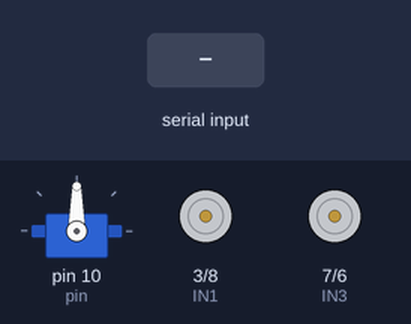
The sketch below on a simulated Arduino Uno, built with avr-gcc and run on an emulated ATmega328P. On the bench: servo, motor-driver pin pairs drawn as motors (green arrow = first pin HIGH = forward, orange = second pin HIGH = backward, longer = more drive, scaled by the enable pin). The inputs (shaded band) are chosen by the test bench.

Above: at 1.2 s.
1.3 s: "n\n" received over Serial
At 1.8 s:
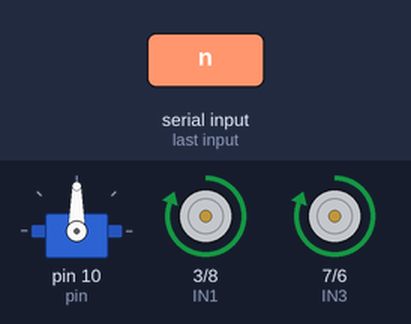
Timing chart, 0 to 4.3 s (numbered marks = the images above; inputs shaded):
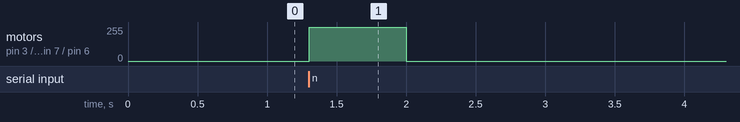

The sketch:

FuncionamientoTorreta.ino
```cpp
//Lllamamos la libreria del servo
#include  <Servo.h>
Servo servo1;
//Instanciamos el Motor A
int ENA = 4;
int IN1 = 3;
int IN2 = 8;

//Instanciamos el motor B
int ENB=5;
int IN3 = 7;
int IN4 = 6;

//Definimos entradaSerial como nulo y entradaCompleta como falso
String entradaSerial ="";
bool entradaCompleta = false;

//Entregamos los datos del servo
int pin=10;
int pulsoMinimo = 580;
int pulsoMaximo = 2500;
int angulo=0;
//Indicamos el periodo y el tiempo anterior para la funcionalidad de la funcion millis y asi realizar el movimiento
//de los motores
int periodo=1000;
int tiempoAnterior = -10000;

//Inicializamos el servo y los motores
void setup(){
  servo1.attach(pin,pulsoMinimo,pulsoMaximo);
  Serial.begin(9600);
  servo1.write(90);
  pinMode (ENA, OUTPUT);
  pinMode (ENB, OUTPUT);
  pinMode (IN1, OUTPUT);
  pinMode (IN2, OUTPUT);
  pinMode (IN3, OUTPUT);
  pinMode (IN4, OUTPUT);
}

//Provoca el movimiento de los motores con uno girando hacia la izquierda y otro hacia la derecha
void Desplazar(){
  //Motor A
  digitalWrite(IN1,HIGH);
  digitalWrite(IN2,LOW);
  analogWrite(ENA,255); //Velocidad del motor A
  //Motor B
  digitalWrite(IN3,HIGH);
  digitalWrite(IN4,LOW);
  analogWrite(ENB,255);//Velocidad del motor B
}

//Paramos el movimiento de los motores
void Parar(){
  //Parar movimiento de motot A
  digitalWrite(IN1,LOW);
  digitalWrite(IN2,LOW);
  analogWrite(ENA,0); //Disminuir la velocidad del motor A

  //Parar movimiento del motor B
  digitalWrite(IN3,LOW);
  digitalWrite(IN4,LOW);
  analogWrite(ENB,0); //Disminuir la velocidad del motor B
}

//Obtiene la respuesta del codigo en python según lo obtenido al reconocimiento de la camara
void serialEvent(){
  while(Serial.available()){
    char inChar = (char)Serial.read();
    entradaSerial +=inChar;
    if(inChar == '\n'){
      entradaCompleta = true;
    }else if(inChar =='n'){
      entradaCompleta = false;
      }
  }
}

//Realiza el movimiento del servo según siga el movimiento del color pre-codificado
//Para cuando es detectado los motores comenzaran el movimiento, al dejar de seguirlo estos se detendran.
void loop(){

   serialEvent();
   if(entradaCompleta){
      if(entradaSerial == "izq51\n")
    {
         servo1.write(44);
    }
    if(entradaSerial == "izq52\n")
    {
         servo1.write(45);
    }
    if(entradaSerial == "izq53\n")
    {
         servo1.write(46);
    }
    if(entradaSerial == "izq54\n")
    {
         servo1.write(47);
    }
    if(entradaSerial == "izq55\n")
    {
         servo1.write(48);
    }
    if(entradaSerial == "izq56\n")
    {
         servo1.write(49);
    }
    if(entradaSerial == "izq57\n")
    {
         servo1.write(50);
    }
    if(entradaSerial == "izq58\n")
    {
         servo1.write(51);
    }
    if(entradaSerial == "izq59\n")
    {
         servo1.write(52);
    }
    if(entradaSerial == "izq60\n")
    {
         servo1.write(53);
    }
    if(entradaSerial == "izq61\n")
    {
         servo1.write(54);
    }
    if(entradaSerial == "izq62\n")
    {
         servo1.write(55);
    }
    if(entradaSerial == "izq63\n")
    {
         servo1.write(56);
    }
    if(entradaSerial == "izq64\n")
    {
         servo1.write(57);
    }
    if(entradaSerial == "izq65\n")
    {
         servo1.write(58);
    }
    if(entradaSerial == "izq66\n")
    {
         servo1.write(59);
    }
    if(entradaSerial == "izq67\n")
    {
         servo1.write(60);
    }
    if(entradaSerial == "izq68\n")
    {
         servo1.write(61);
    }
    if(entradaSerial == "izq69\n")
    {
         servo1.write(62);
    }
    if(entradaSerial == "izq70\n")
    {
         servo1.write(63);
    }
    if(entradaSerial == "izq71\n")
    {
         servo1.write(64);
    }
    if(entradaSerial == "izq72\n")
    {
         servo1.write(65);
    }
    if(entradaSerial == "izq73\n")
    {
         servo1.write(66);
    }
    if(entradaSerial == "izq74\n")
    {
         servo1.write(67);
    }
    if(entradaSerial == "izq75\n")
    {
         servo1.write(68);
    }
    if(entradaSerial == "izq76\n")
    {
         servo1.write(69);
    }
    if(entradaSerial == "izq77\n")
    {
         servo1.write(70);
    }
    if(entradaSerial == "izq78\n")
    {
         servo1.write(71);
    }
    if(entradaSerial == "izq79\n")
    {
         servo1.write(72);
    }
    if(entradaSerial == "izq80\n")
    {
         servo1.write(73);
    }
    if(entradaSerial == "izq81\n")
    {
         servo1.write(74);
    }
    if(entradaSerial == "izq82\n")
    {
         servo1.write(75);
    }
    if(entradaSerial == "izq83\n")
    {
         servo1.write(76);
    }
    if(entradaSerial == "izq84\n")
    {
         servo1.write(77);
    }
    if(entradaSerial == "izq85\n")
    {
         servo1.write(78);
    }
    if(entradaSerial == "izq86\n")
    {
         servo1.write(79);
    }
    if(entradaSerial == "izq87\n")
    {
         servo1.write(80);
    }
    if(entradaSerial == "izq88\n")
    {
         servo1.write(81);
    }
    if(entradaSerial == "izq89\n")
    {
         servo1.write(82);
    }
    if(entradaSerial == "ctr90\n")
    {
         servo1.write(90);
    }
    if(entradaSerial == "der1\n")
    {
         servo1.write(84);
    }
    if(entradaSerial == "der2\n")
    {
         servo1.write(85);
    }
    if(entradaSerial == "der3\n")
    {
         servo1.write(86);
    }
    if(entradaSerial == "der4\n")
    {
         servo1.write(87);
    }
    if(entradaSerial == "der5\n")
    {
         servo1.write(88);
    }
    if(entradaSerial == "der6\n")
    {
         servo1.write(89);
    }
    if(entradaSerial == "der7\n")
    {
         servo1.write(90);
    }
    if(entradaSerial == "der8\n")
    {
         servo1.write(91);
    }
    if(entradaSerial == "der9\n")
    {
         servo1.write(92);
    }
    if(entradaSerial == "der10\n")
    {
         servo1.write(93);
    }
    if(entradaSerial == "der11\n")
    {
         servo1.write(94);
    }
    Desplazar();


    entradaSerial ="";
    entradaCompleta = false;


    }else if(millis() - tiempoAnterior >= periodo){
      Parar();
      tiempoAnterior=millis();
      }
  }
```

Measured:
- after the input at 1.3 s, motor on pin 3 (IN1) / pin 8 (IN2), motor on pin 7 (IN3) / pin 6 (IN4): stopped → forward 255/255 at once, → stopped 0.70 s later
